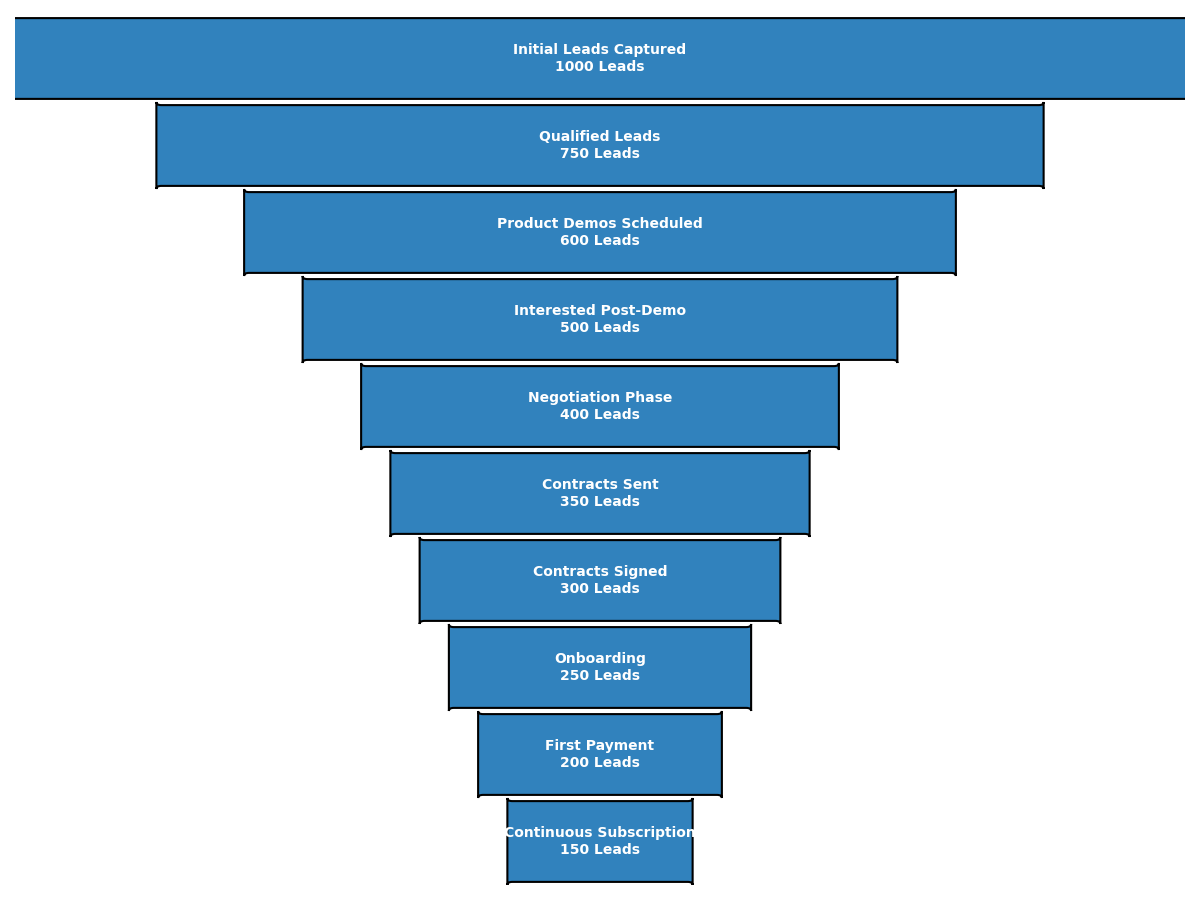

Python code for this plot:
import matplotlib.pyplot as plt
import matplotlib.patches as patches

stages = [
    "Initial Leads Captured",
    "Qualified Leads",
    "Product Demos Scheduled",
    "Interested Post-Demo",
    "Negotiation Phase",
    "Contracts Sent",
    "Contracts Signed",
    "Onboarding",
    "First Payment",
    "Continuous Subscription"
]

values = [1000, 750, 600, 500, 400, 350, 300, 250, 200, 150]

# Use a single consistent color for all data groups
single_color = '#3182bd'

fig, ax = plt.subplots(figsize=(12, 9))

total_width = 12
width_ratios = [value / max(values) for value in values]
heights = 1.4

for i, (stage, value) in enumerate(zip(stages, values)):
    stage_width = width_ratios[i] * total_width
    x_offset = (total_width - stage_width) / 2
    y_position = -i * heights

    polygon = patches.FancyBboxPatch(
        (x_offset, y_position),
        stage_width, -heights,
        boxstyle="round,pad=0.05",
        edgecolor='black',
        facecolor=single_color,  # Apply the single color
        linewidth=1.5
    )
    ax.add_patch(polygon)

    annotation = f"{stage}\n{value} Leads"
    ax.text(total_width / 2, y_position - (heights / 2),
            annotation, ha='center', va='center',
            fontsize=10, color='white', fontweight='bold')

ax.set_xlim(0, total_width)
ax.set_ylim(-len(stages) * heights, 0)
ax.axis('off')

plt.tight_layout()
plt.show()
